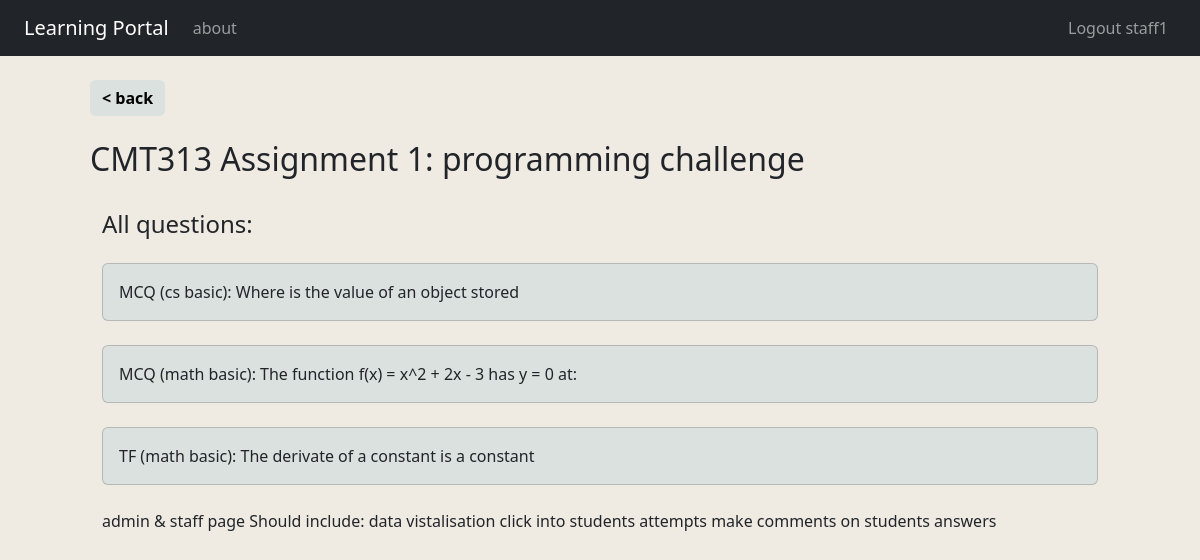
The app's page /module/1/assignment/1 (signed in) with its own data.
### models/models.py (models this page shows, shortened)
class User(db.Model, UserMixin):
    __tablename__ = 'user'
    id: Mapped[int] = mapped_column(Integer, primary_key=True, nullable=False)
    username: Mapped[str] = mapped_column(String, nullable=False)
    password: Mapped[str] = mapped_column(String, nullable=False)
    is_staff: Mapped[int] = mapped_column(Integer, nullable=False)
    year: Mapped[int] = mapped_column(Integer, nullable=False)
    modules: Mapped[List['Module']] = relationship(secondary=user_module, lazy=False, back_populates="users")

class Module(db.Model):
    __tablename__ = 'module'
    id: Mapped[int] = mapped_column(Integer, primary_key=True, nullable=False)
    name: Mapped[str] = mapped_column(String, nullable=False)
    code: Mapped[str] = mapped_column(String, nullable=False)
    users: Mapped[List['User']] = relationship(secondary=user_module, lazy=False, back_populates="modules")
    assignments: Mapped[List['Assignment']] = relationship(back_populates='module')
    mcqs: Mapped[List['Mcq']] = relationship(back_populates='module')
    tfs: Mapped[List['Tf']] = relationship(back_populates='module')

class Assignment(db.Model):  # not finished, is_open -> open & close, duration, max_attempts, etc...
    __tablename__ = 'assignment'
    id: Mapped[int] = mapped_column(Integer, primary_key=True, nullable=False)
    name: Mapped[str] = mapped_column(String, nullable=False)
    module_id: Mapped[int] = mapped_column(Integer, ForeignKey('module.id'), nullable=False)
    is_open: Mapped[int] = mapped_column(Integer, nullable=False)
    max_attempts: Mapped[int] = mapped_column(Integer, nullable=False)
    module: Mapped[Module] = relationship(lazy=False, back_populates='assignments')
    mcqs: Mapped[List['Mcq']] = relationship(secondary=assignment_question, lazy=False, back_populates="assignments", overlaps="tfs")
    tfs: Mapped[List['Tf']] = relationship(secondary=assignment_question, lazy=False, back_populates="assignments", overlaps="mcqs") # overlaps="mcqs"

class Mcq(db.Model):
    __tablename__ = 'mcq'
    id: Mapped[int] = mapped_column(Integer, primary_key=True, nullable=False)
    module_id: Mapped[int] = mapped_column(Integer, ForeignKey('module.id'), nullable=False)
    tag: Mapped[str] = mapped_column(String, nullable=False)
    difficulty: Mapped[int] = mapped_column(Integer, nullable=False)
    point: Mapped[int] = mapped_column(Integer, nullable=False)
    question: Mapped[str] = mapped_column(String, nullable=False)
    option1: Mapped[str] = mapped_column(String, nullable=False)
    option2: Mapped[str] = mapped_column(String, nullable=False)
    option3: Mapped[str] = mapped_column(String, nullable=False)
    option4: Mapped[str] = mapped_column(String, nullable=False)
    option5: Mapped[str] = mapped_column(String, nullable=False)
    corr_answer: Mapped[str] = mapped_column(String, nullable=False)
    module: Mapped[Module] = relationship(lazy=False, back_populates='mcqs')
    assignments: Mapped[List['Assignment']] = relationship(secondary=assignment_question, lazy=False, back_populates="mcqs", viewonly=True)

class Tf(db.Model):
    __tablename__ = 'tf'
    id: Mapped[int] = mapped_column(Integer, primary_key=True, nullable=False)
    module_id: Mapped[int] = mapped_column(Integer, ForeignKey('module.id'), nullable=False)
    tag: Mapped[str] = mapped_column(String)
    difficulty: Mapped[int] = mapped_column(Integer)
    point: Mapped[int] = mapped_column(Integer, nullable=False)
    __question: Mapped[bytes] = mapped_column(BLOB, name='question', nullable=False)
    corr_answer: Mapped[int] = mapped_column(Integer, nullable=False)
    module: Mapped[Module] = relationship(lazy=False, back_populates='tfs')
    assignments: Mapped[List['Assignment']] = relationship(secondary=assignment_question, lazy=False, back_populates="tfs", viewonly=True)
    @property
    def question(self):
        return self.__question.decode('utf-8')
    @question.setter
    def question(self, question_value: str):
        self.__question = question_value.encode()

### routes/logged.py (the view)
@app.route('/module/<module_id>/assignment/<assignment_id>', methods=['GET', 'POST'])
@login_required
def assignment(module_id, assignment_id):
    module = ModuleService().get_module(module_id)
    assignment = AssignmentService().get_assignment(assignment_id)
    mcqs = AssignmentService().get_all_current_mcqs(assignment)
    tfs = AssignmentService().get_all_current_tfs(assignment)
    return render_template('assignment.html', module=module, assignment=assignment, mcqs=mcqs, tfs=tfs)

### models/models.py (called while the page is built)
@login_manager.user_loader
def load_user(user_id):
    return db.session.get(User, user_id)

    def get_module(self, id):
        return db.session.get(Module, id)

    def get_assignment(self, id):
        return db.session.get(Assignment, id)

    def get_all_current_mcqs(self, assignment):
        if type(assignment) == Assignment:
            return assignment.mcqs
        else:
            assignment = int(assignment)
            assignment = db.session.query(Assignment).filter(Assignment.id == assignment).scalar()
        mcqs = assignment.mcqs
        return mcqs

    def get_all_current_tfs(self, assignment):
        if type(assignment) == Assignment:
            return assignment.tfs
        else:
            assignment = int(assignment)
            assignment = db.session.query(Assignment).filter(Assignment.id == assignment).scalar()
        tfs = assignment.tfs
        return tfs

### templates/assignment.html (shortened to what this page needs)
{% extends 'layout.html' %}
{% block body %}
<br>
<a class="btn btn-primary" href="{{ url_for('module', module_id=module.id) }}" role="button" style="background-color: #DAE1DE; border: 0px; color: black; font-weight: 700;">
    < back
</a>
<br>
<br>
<h2>
    {{ module.code }} {{ assignment.name }}
</h2>
<br>
{% if current_user.is_staff != 0 %}
<div  class="container-xl">
    <h4>All questions:</h4>
    {% for mcq in mcqs %}
    <div class="card mt-4" style="background-color: #DAE1DE">
        <div class="card-body">
            <p class="card-text">
                MCQ ({{mcq.tag}}): {{mcq.question}}
            </p>
        </div>
    </div>
    {% endfor %}
    {% for tf in tfs %}
    <div class="card mt-4" style="background-color: #DAE1DE">
        <div class="card-body">
            <p class="card-text">
                TF ({{tf.tag}}): {{tf.question}}
            </p>
        </div>
    </div>
    {% endfor %}
    <br>
    admin & staff page
    Should include:
    data vistalisation
    click into students attempts
    make comments on students answers
</div>
{% endif %}
{% endblock %}

### templates/layout.html (shortened to what this page needs)
<!DOCTYPE html>
<html lang="en">
<head>
    <link rel="stylesheet" href="/static/plugins/Bootstrap_5.3.2/bootstrap.min.css">
</head>
<body style="background-color: #EFEAE2; font-family: system-ui;">
    <nav class="navbar navbar-expand-md navbar-dark bg-dark ps-4 pe-4">
        {% if current_user.is_authenticated %}
            <a class="navbar-brand" href="{{ url_for('dashboard') }}">Learning Portal</a>
        {% else %}
            <a class="navbar-brand" href="{{ url_for('index') }}">Learning Portal</a>
        {% endif %}
        <div class="collapse navbar-collapse" id="navbarNav">
          <ul class="navbar-nav me-auto">
              <li class="nav-item">
                  <a class="nav-link" href="{{ url_for('about') }}">about</a>
              </li>
          </ul>
          {% if current_user.is_authenticated %}
          <ul class="navbar-nav">
              <li class="nav-item">
                  <a class="nav-link" href="{{ url_for('logout') }}">Logout {{ current_user.username }}</a>
              </li>
          </ul>
          {% else %}
          <ul class="navbar-nav">
              <li class="nav-item">
                  <a class="nav-link" href="{{ url_for('login') }}">Login</a>
              </li>
          </ul>
          {% endif %}
        </div>
    </nav>
    <div style="width: 85%; margin-inline: auto;">
        {% block body %}{% endblock %}
    </div>
</body>
</html>

### records on screen
User: username "staff1"
Module: code "CMT313"
Assignment: name "Assignment 1: programming challenge"
Mcq: tag "cs basic", question "Where is the value of an object stored"
Mcq: tag "math basic", question "The function f(x) = x^2 + 2x - 3 has y = 0 at:"
Tf: tag "math basic", question "The derivate of a constant is a constant"
